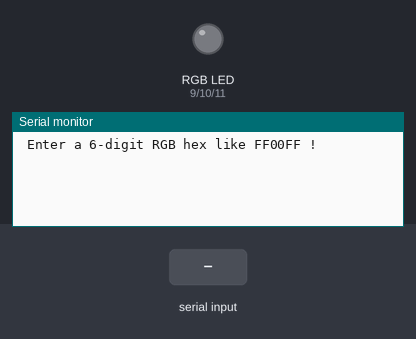
A sketch run on a simulated Arduino Uno, built with avr-gcc and run on an emulated ATmega328P. Parts: an RGB LED mixed from three pins (HIGH = lit), the last lines printed to the serial monitor. The test bench sets the inputs (shaded band).

Above: at 1.2 s.
1.3 s: "90,45\n" received over Serial
At 1.9 s:
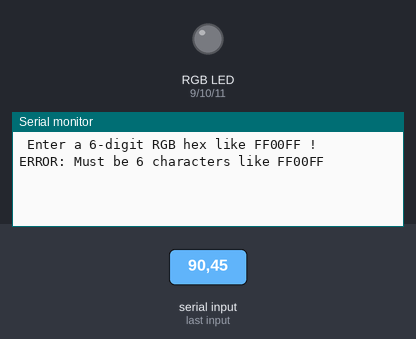
2.8 s: "30,150\n" received over Serial
At 4.3 s:
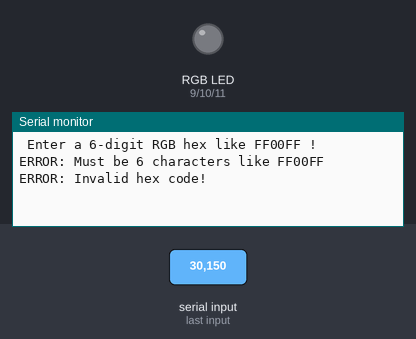

The sketch:

2.3.ino
```cpp
// RGB LED Serial Controller
int ledR = 9;
int ledG = 10;
int ledB = 11;

bool isHexDigit(char c) {
  return (c >= '0' && c <= '9') ||
         (c >= 'A' && c <= 'F') ||
         (c >= 'a' && c <= 'f');
}

void setup() {
  Serial.begin(9600);
  pinMode(ledR, OUTPUT);
  pinMode(ledG, OUTPUT);
  pinMode(ledB, OUTPUT);

  Serial.println(" Enter a 6-digit RGB hex like FF00FF !");
}

void loop() {
  if (Serial.available()) {
    String input = Serial.readStringUntil('\n'); // read input until Enter
    input.trim(); // remove any whitespaces

    // Check if input is the right length
    if (input.length() != 6) {
      Serial.println("ERROR: Must be 6 characters like FF00FF");
      return;
    }

    for (int i = 0; i < 6; i++) {
      if (!isHexDigit(input[i])) {
        Serial.println("ERROR: Invalid hex code!");
        return;
      }
    }

    // Convert the hex string to a number
    long color = strtol(input.c_str(), NULL, 16);

    // Split into red, green, blue
    //this is the main concept
    int r = (color >> 16) & 0xFF;
    int g = (color >> 8) & 0xFF;
    int b = color & 0xFF;

    // Set the LED colors
    analogWrite(ledR, r);
    analogWrite(ledG, g);
    analogWrite(ledB, b);

    Serial.println(" LED updated ");
  }
}
```

Measured:
- after the input at 1.3 s, the serial monitor: prints a new line at once (image 1)
- after the input at 2.8 s, the serial monitor: prints a new line at once (image 2)
